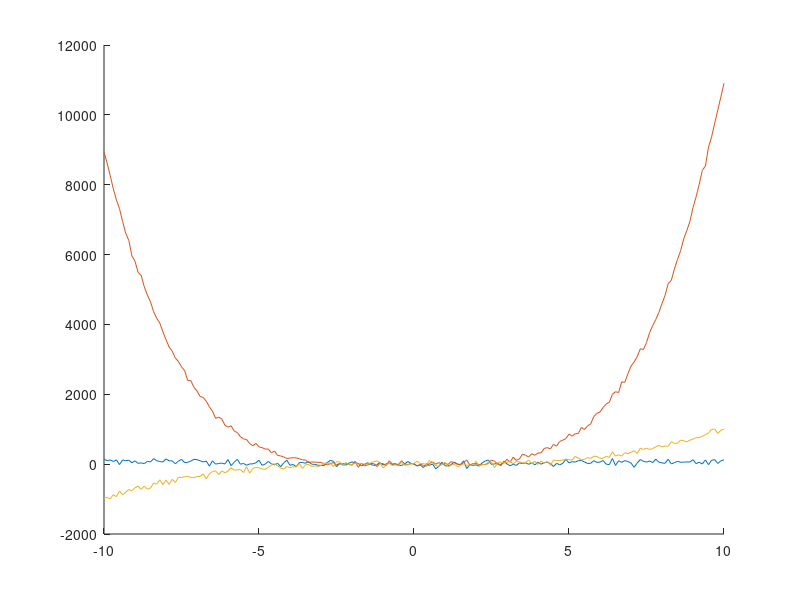

The MATLAB source for this figure:
clc; clear all; close all;hold on;
t = -10:1/10:10;
x = (t.^2)+50*randn(1,length(t));
y = t.^3+t.^4+50*randn(1,length(t));
z = randn(1,length(t))+sin(2*pi*randn(1,1)*t)+t.^3+50*randn(1,length(t));
t = t'; x = x'; y = y'; z = z';
plot(t,x); 
plot(t,y);
plot(t,z);
Matrix = [t x y z];
save('output.txt','Matrix', '-ascii')